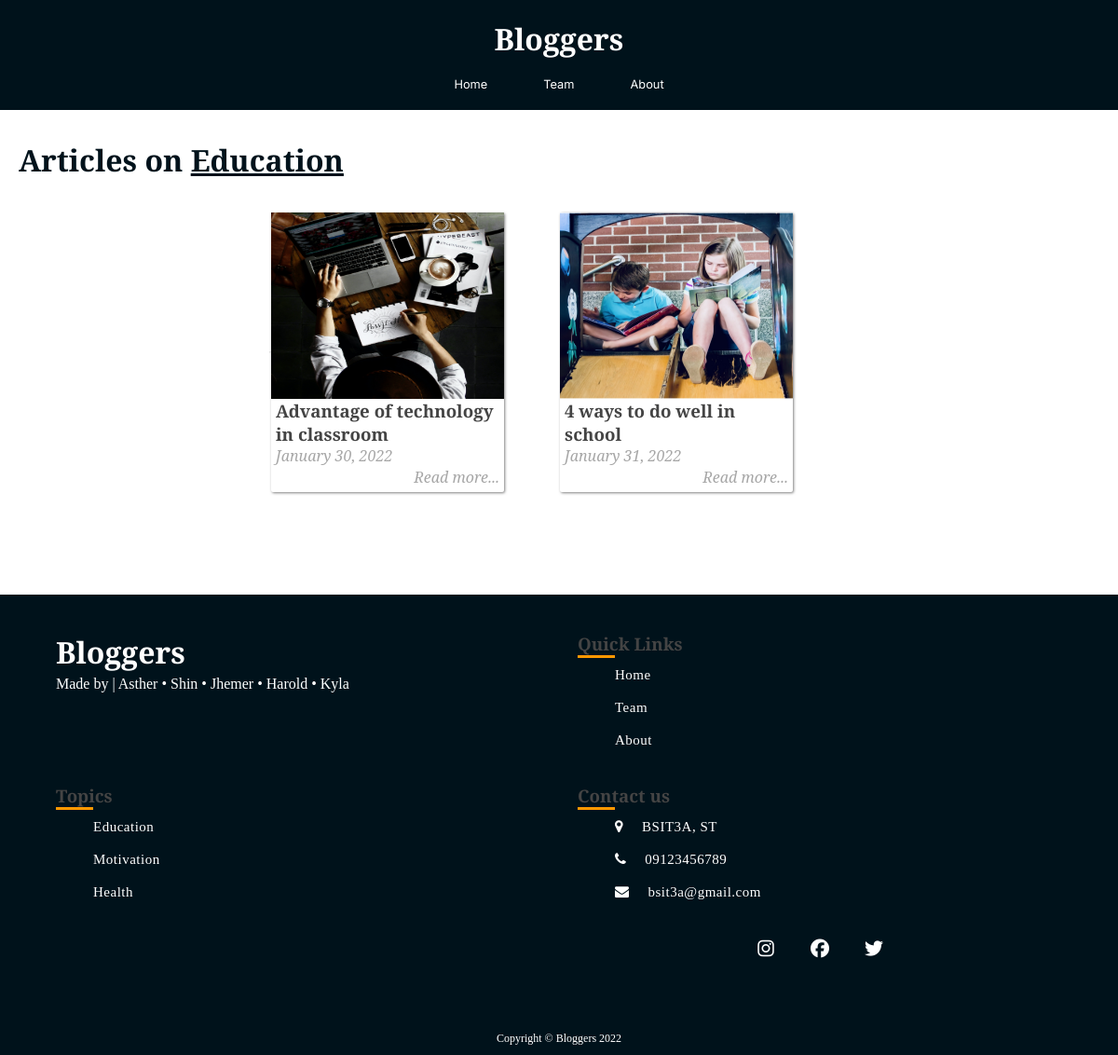
The page /blog/filtered_posts.php?topic=1 on the database its author committed.
### tables this page shows
CREATE TABLE `topics` (
  `id` int(11) NOT NULL,
  `name` varchar(255) NOT NULL,
  `slug` varchar(255) NOT NULL
);

CREATE TABLE `posts` (
  `id` int(11) NOT NULL,
  `user_id` int(11) DEFAULT NULL,
  `title` varchar(255) NOT NULL,
  `slug` varchar(255) NOT NULL,
  `views` int(11) NOT NULL DEFAULT 0,
  `image` longblob DEFAULT NULL,
  `body` text NOT NULL,
  `published` tinyint(1) NOT NULL,
  `created_at` timestamp NOT NULL DEFAULT current_timestamp() ON UPDATE current_timestamp(),
  `updated_at` timestamp NOT NULL DEFAULT '0000-00-00 00:00:00'
);

### blog/includes/public_functions.php (called while the page is built, shortened)
<?php
function getPostTopic($post_id){
	global $conn;
	$sql = "SELECT * FROM topics WHERE id=
			(SELECT topic_id FROM post_topic WHERE post_id=$post_id) LIMIT 1";
	$result = mysqli_query($conn, $sql);
	$topic = mysqli_fetch_assoc($result);
	return $topic;
}
function getPublishedPostsByTopic($topic_id) {
	global $conn;
	$sql = "SELECT * FROM posts ps
			WHERE ps.id IN
			(SELECT pt.post_id FROM post_topic pt
				WHERE pt.topic_id=$topic_id GROUP BY pt.post_id
				HAVING COUNT(1) = 1)";
	$result = mysqli_query($conn, $sql);
	$posts = mysqli_fetch_all($result, MYSQLI_ASSOC);
	$final_posts = array();
	foreach ($posts as $post) {
		$post['topic'] = getPostTopic($post['id']);
		array_push($final_posts, $post);
	}
	return $final_posts;
}
function getTopicNameById($id)
{
	global $conn;
	$sql = "SELECT name FROM topics WHERE id=$id";
	$result = mysqli_query($conn, $sql);
	$topic = mysqli_fetch_assoc($result);
	return $topic['name'];
}
?>

### blog/filtered_posts.php (the view, shortened to what this page needs)
<?php include('config.php'); ?>
<?php include('includes/public_functions.php'); ?>
<?php include('includes/head_section.php'); ?>
<?php
	if (isset($_GET['topic'])) {
		$topic_id = $_GET['topic'];
		$posts = getPublishedPostsByTopic($topic_id);
	}
?>
</head>
<body>
<div class="container filtered-posts">
	<?php include( ROOT_PATH . '/includes/navbar-opaque.php'); ?>
<div class="content">
	<h2 class="content-title">
		Articles on <u><?php echo getTopicNameById($topic_id); ?></u>
	</h2>
	<hr>
	<?php foreach ($posts as $post): ?>
		<div class="post" style="margin-left: 0px;">
			<img src="<?php echo BASE_URL . '/static/images/' . $post['image']; ?>" class="post_image" alt="">
			<a href="single_post.php?post-slug=<?php echo $post['slug']; ?>">
				<div class="post_info">
					<h3><?php echo $post['title'] ?></h3>
					<div class="info">
						<span><?php echo date("F j, Y ", strtotime($post["created_at"])); ?></span>
						<span class="read_more">Read more...</span>
					</div>
				</div>
			</a>
		</div>
	<?php endforeach ?>
</div>
</div>
	<?php include( ROOT_PATH . '/includes/footer.php'); ?>

### blog/static/css/public_styles.css (style rules this page uses)
* { margin: 0px; padding: 0px; }
body { position: relative; margin: 0; padding-bottom: 6rem; min-height: 100%; }
h1, h2, h3, h4, h5, h6 { color: #444; font-family: "Averia Serif Libre", cursive; }
a { text-decoration: none; }
hr { margin: 10px 0px; opacity: 0.25; }
.container { width: 100%; margin: 0px auto; }
.content { display: flex; justify-content: center; align-items: center; flex-wrap: wrap; width: 100%; border-radius: 5px; min-height: 400px; margin: 50px 0; }
.content:after { content: ""; display: block; clear: both; }
.content .content-title { position: absolute; top: 0; left: 0; margin: 150px 20px; color: var(--primary-color); font-size: 2em; font-family: "Averia Serif Libre", cursive; }
.content .post { width: 250px; margin: 60px; height: 300px; float: left; border-radius: 2px; position: relative; box-shadow: 1px 1px 3px rgba(0,0,0,0.5); transition: 0.2s; }
.content .post .post_image { height: 200px; width: 100%; background-size: 100%; }
.content .post .post_info { height: 100%; padding: 0px 5px; font-weight: 200; font-family: "Noto Serif", serif; }
.content .post .post_info { color: #222; }
.content .post .post_info span { color: #a6a6a6; font-style: italic; }
.content .post .post_info span.read_more { position: absolute; right: 5px; bottom: 5px; }

### rows shown on the page
topics: name "Education"
posts: image (picture), title "Advantage of technology in classroom", created_at "January 30, 2022"
posts: image (picture), title "4 ways to do well in school", created_at "January 31, 2022"
